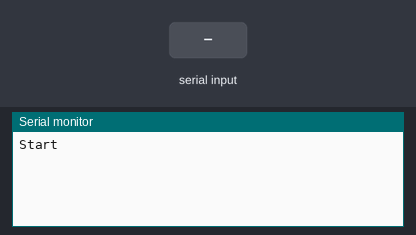
The sketch below on a simulated Arduino Uno, built with avr-gcc and run on an emulated ATmega328P. On the bench: the last lines printed to the serial monitor. Inputs (shaded band) come from the test bench.

Above: at 1.2 s.
1.3 s: "1" received over the second serial link
At 2.5 s:
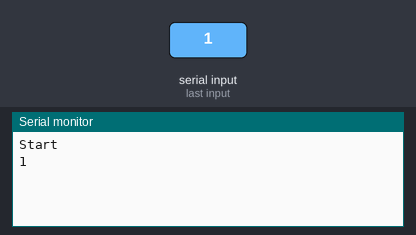
2.8 s: "0" received over the second serial link
At 3.8 s:
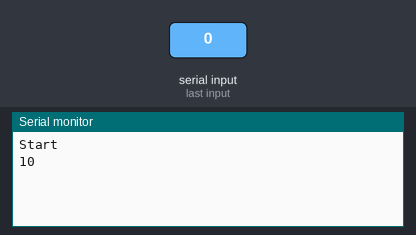

The sketch:

MKE-M15_AT_Manual.ino
```cpp
#include "SoftwareSerial.h"

SoftwareSerial tt(13,12);

void setup() {
  // put your setup code here, to run once:
  Serial.begin(115200);
  tt.begin(9600);
  Serial.println("Start");
}

void loop() {
  // put your main code here, to run repeatedly:
  checkStream(&Serial, &tt);
  checkStream(&tt, &Serial);
}

void checkStream(Stream * mySerialIn, Stream * mySerialOut){
  if(mySerialIn){
    if(mySerialIn->available()){
      String tempStr = "";
      while(mySerialIn->available()){
        tempStr += (char)mySerialIn->read();
        delay(1);
      }
      mySerialOut->print(tempStr);
    }
  }
}
```

Measured:
- after the input at 1.3 s, the serial monitor: prints a new line at once (image 1)
- after the input at 2.8 s, the serial monitor: prints a new line at once (image 2)
